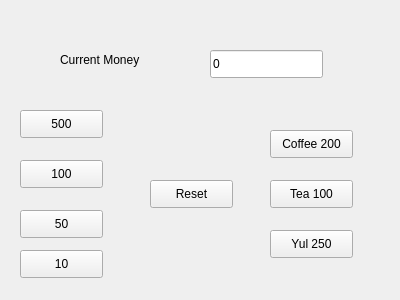
<?xml version="1.0" encoding="UTF-8"?>
<ui version="4.0">
 <class>Widget</class>
 <widget class="QWidget" name="Widget">
  <property name="geometry">
   <rect>
    <x>0</x>
    <y>0</y>
    <width>400</width>
    <height>300</height>
   </rect>
  </property>
  <property name="windowTitle">
   <string>Widget</string>
  </property>
  <widget class="QLineEdit" name="lineEdit">
   <property name="geometry">
    <rect>
     <x>210</x>
     <y>50</y>
     <width>113</width>
     <height>28</height>
    </rect>
   </property>
   <property name="text">
    <string>0</string>
   </property>
  </widget>
  <widget class="QPushButton" name="Button500">
   <property name="geometry">
    <rect>
     <x>20</x>
     <y>110</y>
     <width>83</width>
     <height>28</height>
    </rect>
   </property>
   <property name="text">
    <string>500</string>
   </property>
  </widget>
  <widget class="QPushButton" name="Button100">
   <property name="geometry">
    <rect>
     <x>20</x>
     <y>160</y>
     <width>83</width>
     <height>28</height>
    </rect>
   </property>
   <property name="text">
    <string>100</string>
   </property>
  </widget>
  <widget class="QPushButton" name="Button50">
   <property name="geometry">
    <rect>
     <x>20</x>
     <y>210</y>
     <width>83</width>
     <height>28</height>
    </rect>
   </property>
   <property name="text">
    <string>50</string>
   </property>
  </widget>
  <widget class="QPushButton" name="Button10">
   <property name="geometry">
    <rect>
     <x>20</x>
     <y>250</y>
     <width>83</width>
     <height>28</height>
    </rect>
   </property>
   <property name="text">
    <string>10</string>
   </property>
  </widget>
  <widget class="QPushButton" name="Coffee">
   <property name="geometry">
    <rect>
     <x>270</x>
     <y>130</y>
     <width>83</width>
     <height>28</height>
    </rect>
   </property>
   <property name="text">
    <string>Coffee 200</string>
   </property>
  </widget>
  <widget class="QPushButton" name="Tea">
   <property name="geometry">
    <rect>
     <x>270</x>
     <y>180</y>
     <width>83</width>
     <height>28</height>
    </rect>
   </property>
   <property name="text">
    <string>Tea 100</string>
   </property>
  </widget>
  <widget class="QPushButton" name="Yul">
   <property name="geometry">
    <rect>
     <x>270</x>
     <y>230</y>
     <width>83</width>
     <height>28</height>
    </rect>
   </property>
   <property name="text">
    <string>Yul 250</string>
   </property>
  </widget>
  <widget class="QLabel" name="label">
   <property name="geometry">
    <rect>
     <x>60</x>
     <y>50</y>
     <width>121</width>
     <height>20</height>
    </rect>
   </property>
   <property name="text">
    <string>Current Money</string>
   </property>
  </widget>
  <widget class="QPushButton" name="RestButton">
   <property name="geometry">
    <rect>
     <x>150</x>
     <y>180</y>
     <width>83</width>
     <height>28</height>
    </rect>
   </property>
   <property name="text">
    <string>Reset</string>
   </property>
  </widget>
 </widget>
 <layoutdefault spacing="6" margin="11"/>
 <resources/>
 <connections/>
</ui>
